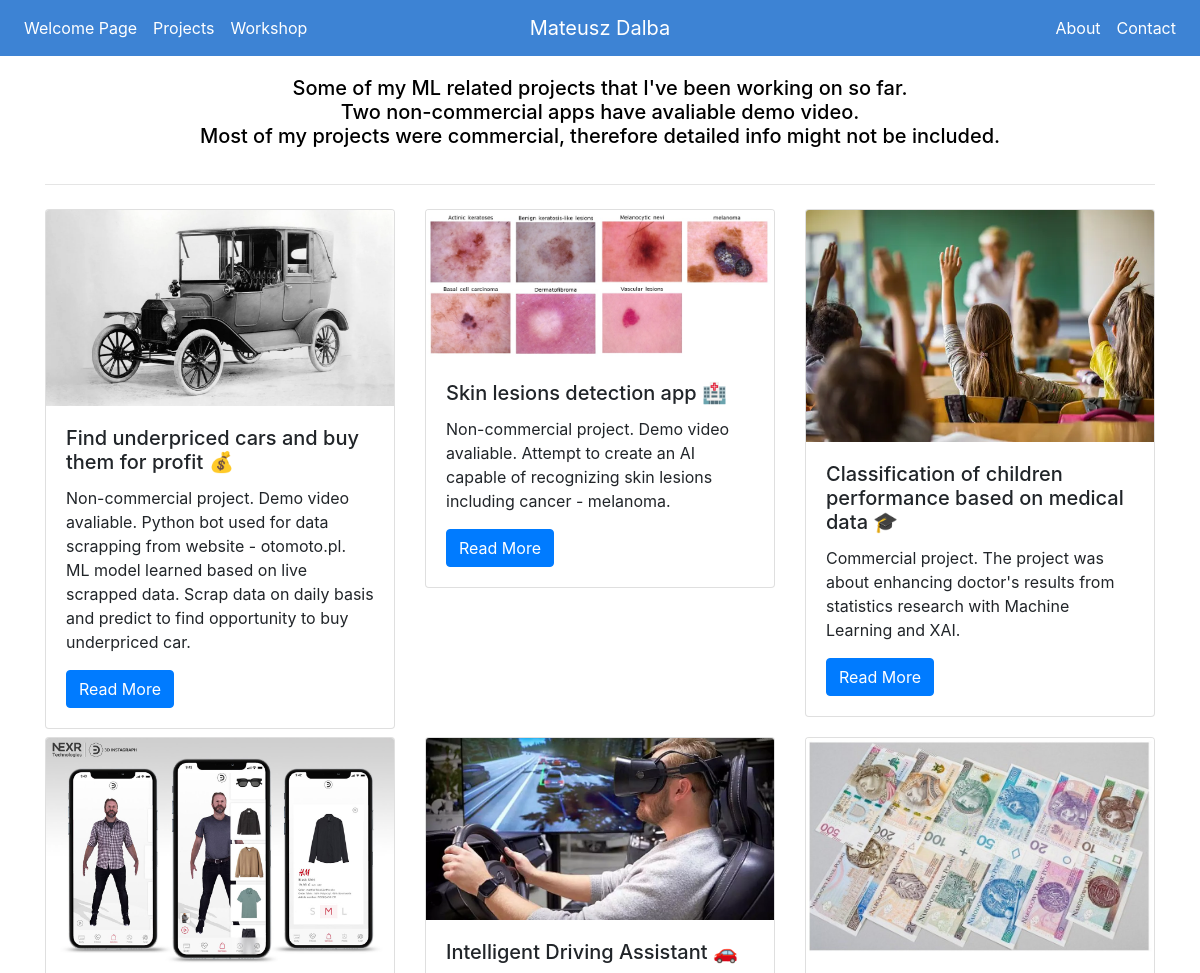
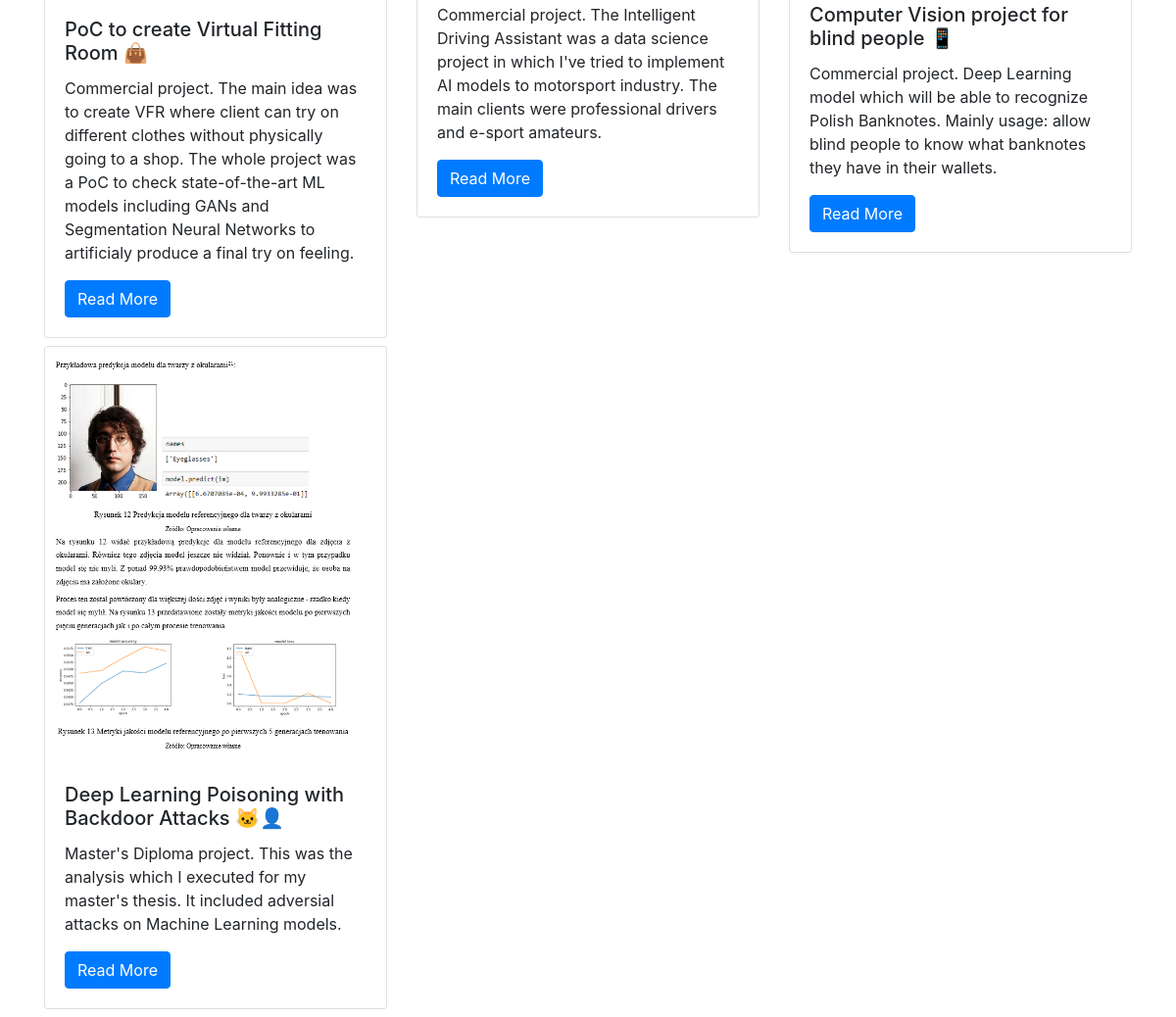
The app's page /projects/, older data (2 pictures, top to bottom).
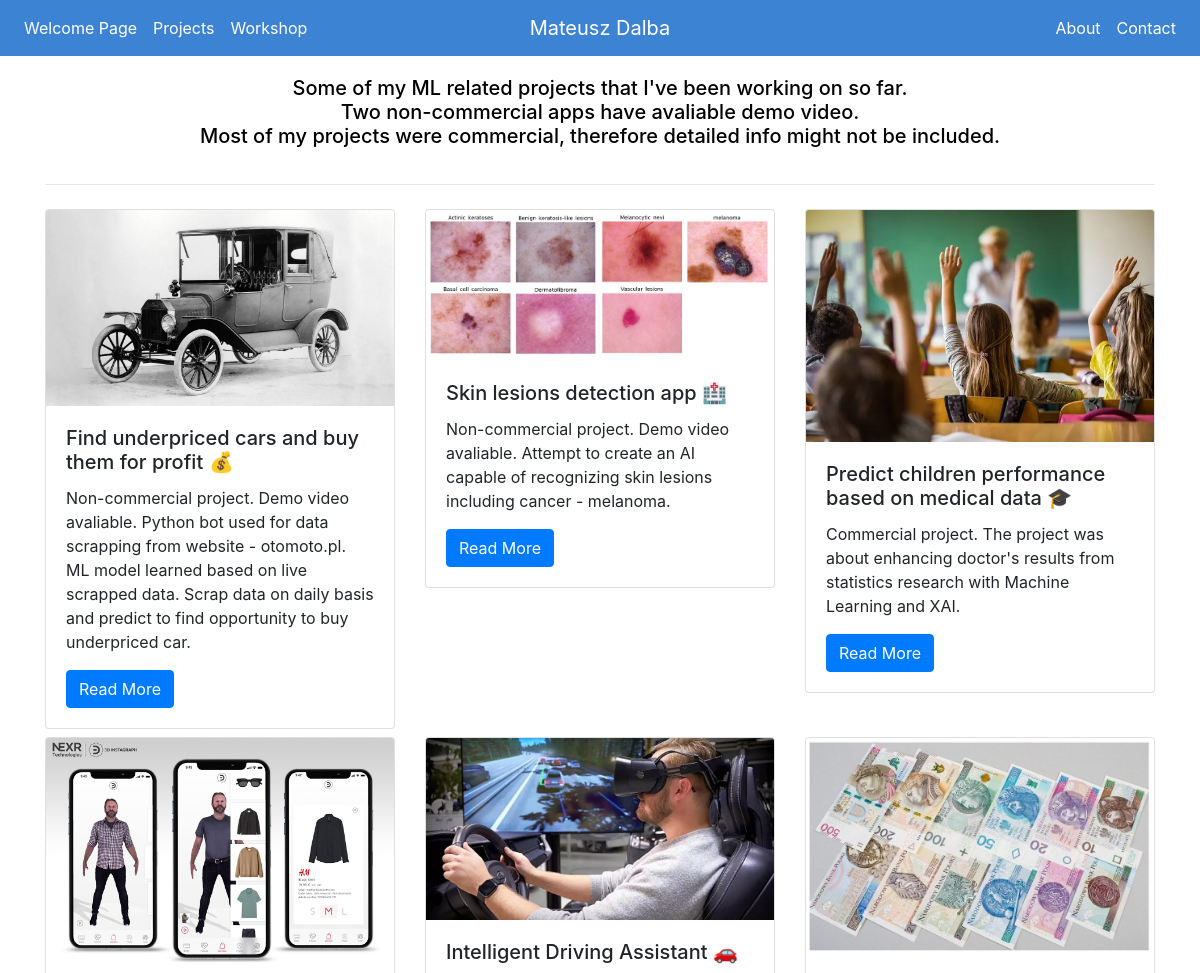
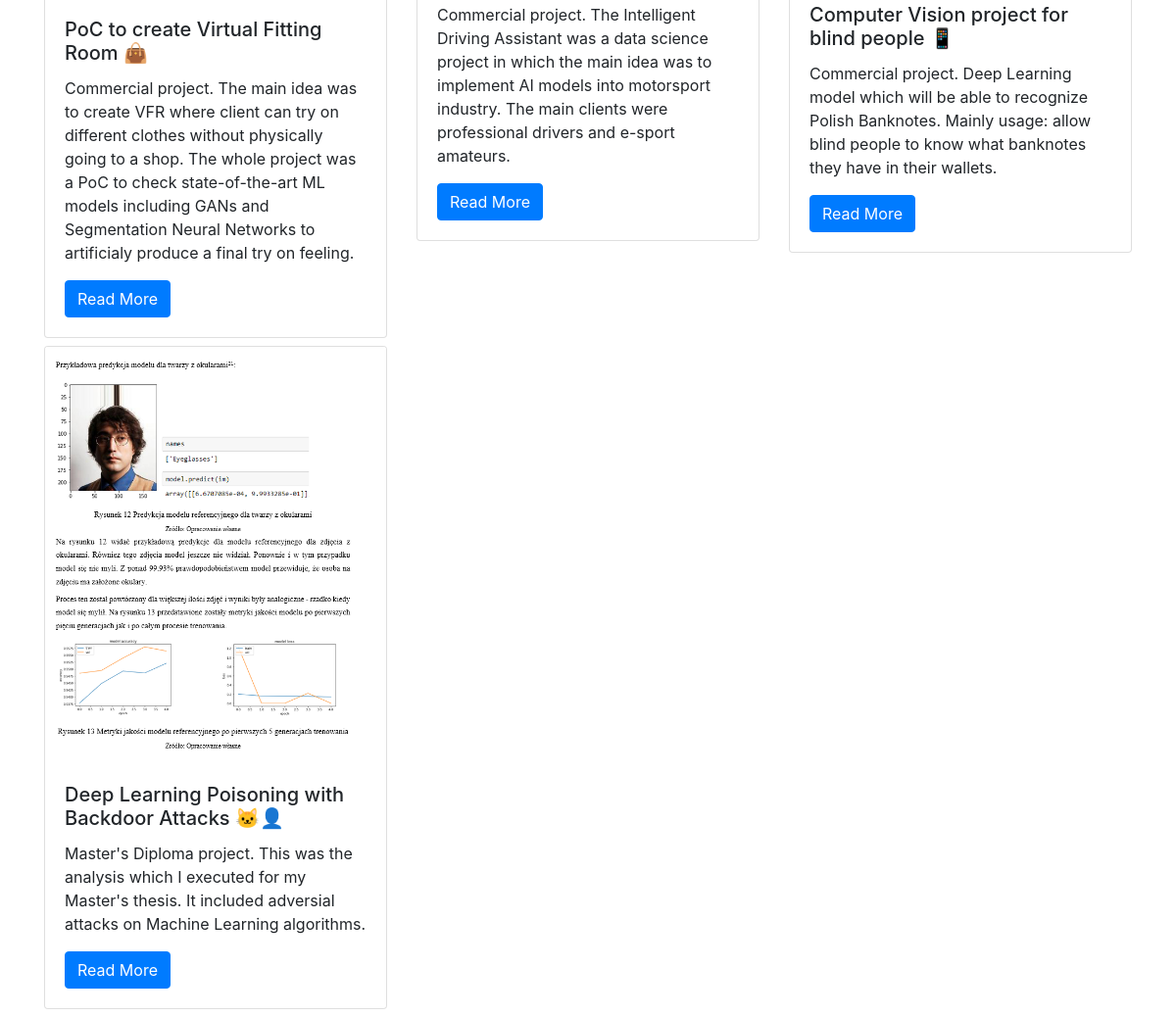
The same page, newer data (2 pictures, top to bottom).
### projects/models.py (models this page shows, shortened)
class Project(models.Model):
    title = models.CharField(max_length=100)
    short_description = models.TextField(default = 'Empty')
    main_features = models.TextField(default ='Empty')
    duration = models.CharField(max_length=100)
    description = models.TextField(default = 'Empty')
    technology = models.CharField(max_length=200)
    image = models.FilePathField(path='projects/static/img/')
    video_url = models.CharField(max_length=500)
    obstacles = models.TextField(default = 'Empty')
    successes = models.TextField(default = 'Empty')
    learn = models.TextField(default = 'Empty')

### projects/views.py (the view)
# urls.py: path("", views.project_index, name='project_index'),
def project_index(request):
    projects = Project.objects.all()
    context = {
        'projects':projects
    }
    return render(request, 'project_index.html', context)

### projects/templates/project_index.html
{% extends "base.html" %}
{% load static %}
{% block page_content %}
<link rel="stylesheet" type="text/css" href="{% static 'css/project_index.css' %}">
<h5 align="center" class="title1">
    Some of my ML related projects that I've been working on so far. <br>
    Two non-commercial apps have avaliable demo video. <br>
    Most of my projects were commercial, therefore detailed info might not be included.
</h5>
<hr>
<div class="row mt-4">
    {% for project in projects %}
        <div class="col-md-4">
            <div class="card mb-2">
                <img class="card-img-top" src="{% static project.image %}">
                <div class="card-body">
                    <h5 class="card-title">{{ project.title }}</h5>
                    <p class="card-text">{{ project.short_description }}</p>
                    <a href="{% url 'project_detail' project.pk %}"
                       class="btn btn-primary">
                        Read More
                    </a>
                </div>
            </div>
        </div>
        {% endfor %}
    </div>
    {% endblock %}

Row changes from the older to the newer data that the page shows:
changed Project: title "Classification of children performance based on medical data 🎓" → "Predict children performance based on medical data 🎓"
changed Project "Intelligent Driving Assistant 🚗": short_description "…science project in which I've tried to implement AI models to motorsport industry. The main…" → "…science project in which the main idea was to implement AI models into motorsport industry. The main…"
changed Project "Deep Learning Poisoning with Backdoor Attacks 🐱‍👤": short_description "Master's Diploma project. This was the analysis which I executed for my master's thesis. It included adversial attacks on Machine Learning models." → "Master's Diploma project. This was the analysis which I executed for my Master's thesis. It included adversial attacks on Machine Learning algorithms."
